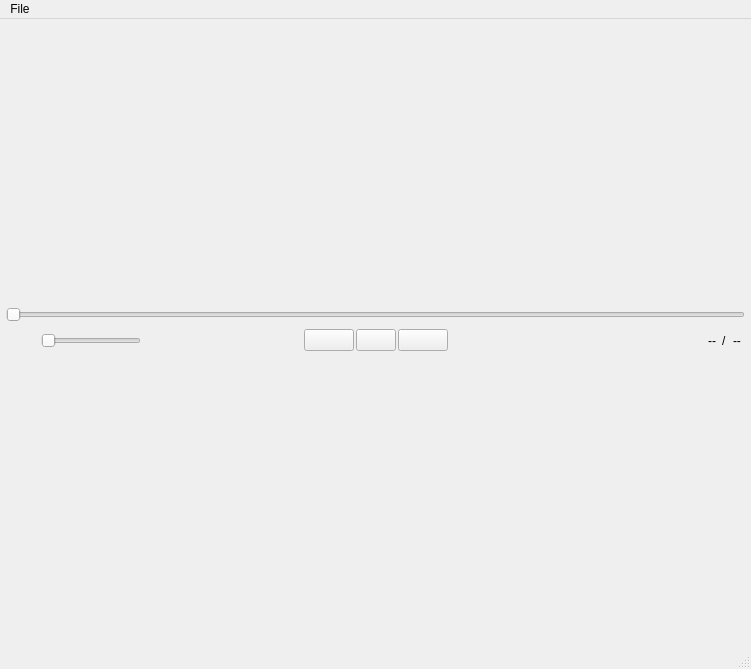
<?xml version="1.0" encoding="UTF-8"?>
<ui version="4.0">
 <class>MainWindow</class>
 <widget class="QMainWindow" name="MainWindow">
  <property name="enabled">
   <bool>true</bool>
  </property>
  <property name="geometry">
   <rect>
    <x>0</x>
    <y>0</y>
    <width>751</width>
    <height>669</height>
   </rect>
  </property>
  <property name="minimumSize">
   <size>
    <width>500</width>
    <height>500</height>
   </size>
  </property>
  <property name="cursor">
   <cursorShape>ArrowCursor</cursorShape>
  </property>
  <property name="windowTitle">
   <string>Mediaplayer</string>
  </property>
  <widget class="QWidget" name="centralwidget_layout">
   <layout class="QHBoxLayout" name="horizontalLayout_2">
    <property name="leftMargin">
     <number>0</number>
    </property>
    <property name="topMargin">
     <number>0</number>
    </property>
    <property name="rightMargin">
     <number>0</number>
    </property>
    <property name="bottomMargin">
     <number>5</number>
    </property>
    <item>
     <layout class="QVBoxLayout" name="verticalLayout">
      <item>
       <layout class="QGridLayout" name="bottomLayout">
        <property name="sizeConstraint">
         <enum>QLayout::SetDefaultConstraint</enum>
        </property>
        <item row="0" column="1">
         <widget class="QSlider" name="playerSlider">
          <property name="sizePolicy">
           <sizepolicy hsizetype="Expanding" vsizetype="Fixed">
            <horstretch>0</horstretch>
            <verstretch>0</verstretch>
           </sizepolicy>
          </property>
          <property name="pageStep">
           <number>1</number>
          </property>
          <property name="tracking">
           <bool>true</bool>
          </property>
          <property name="orientation">
           <enum>Qt::Horizontal</enum>
          </property>
         </widget>
        </item>
        <item row="1" column="0" colspan="3">
         <layout class="QGridLayout" name="gridLayout_3" columnstretch="1,0,1">
          <item row="0" column="2">
           <layout class="QGridLayout" name="gridLayout_4">
            <property name="sizeConstraint">
             <enum>QLayout::SetDefaultConstraint</enum>
            </property>
            <property name="rightMargin">
             <number>10</number>
            </property>
            <item row="0" column="2">
             <widget class="QLabel" name="label">
              <property name="sizePolicy">
               <sizepolicy hsizetype="Fixed" vsizetype="Preferred">
                <horstretch>0</horstretch>
                <verstretch>0</verstretch>
               </sizepolicy>
              </property>
              <property name="text">
               <string>/</string>
              </property>
             </widget>
            </item>
            <item row="0" column="1">
             <widget class="QLabel" name="positionLabel">
              <property name="text">
               <string>--</string>
              </property>
              <property name="alignment">
               <set>Qt::AlignRight|Qt::AlignTrailing|Qt::AlignVCenter</set>
              </property>
             </widget>
            </item>
            <item row="0" column="3">
             <widget class="QLabel" name="durationLabel">
              <property name="text">
               <string>--</string>
              </property>
             </widget>
            </item>
            <item row="0" column="0">
             <spacer name="horizontalSpacer">
              <property name="orientation">
               <enum>Qt::Horizontal</enum>
              </property>
              <property name="sizeHint" stdset="0">
               <size>
                <width>40</width>
                <height>20</height>
               </size>
              </property>
             </spacer>
            </item>
           </layout>
          </item>
          <item row="0" column="1">
           <layout class="QGridLayout" name="gridLayout_6">
            <property name="horizontalSpacing">
             <number>2</number>
            </property>
            <property name="verticalSpacing">
             <number>0</number>
            </property>
            <item row="1" column="1">
             <widget class="QPushButton" name="playButton">
              <property name="sizePolicy">
               <sizepolicy hsizetype="Maximum" vsizetype="Maximum">
                <horstretch>0</horstretch>
                <verstretch>0</verstretch>
               </sizepolicy>
              </property>
              <property name="minimumSize">
               <size>
                <width>0</width>
                <height>0</height>
               </size>
              </property>
              <property name="maximumSize">
               <size>
                <width>50</width>
                <height>50</height>
               </size>
              </property>
              <property name="cursor">
               <cursorShape>PointingHandCursor</cursorShape>
              </property>
              <property name="autoFillBackground">
               <bool>false</bool>
              </property>
              <property name="styleSheet">
               <string notr="true"/>
              </property>
              <property name="text">
               <string/>
              </property>
              <property name="icon">
               <iconset>
                <normaloff>resources/play.png</normaloff>resources/play.png</iconset>
              </property>
              <property name="iconSize">
               <size>
                <width>50</width>
                <height>50</height>
               </size>
              </property>
             </widget>
            </item>
            <item row="1" column="2">
             <widget class="QPushButton" name="forwardButton">
              <property name="sizePolicy">
               <sizepolicy hsizetype="Maximum" vsizetype="Maximum">
                <horstretch>0</horstretch>
                <verstretch>0</verstretch>
               </sizepolicy>
              </property>
              <property name="minimumSize">
               <size>
                <width>50</width>
                <height>0</height>
               </size>
              </property>
              <property name="maximumSize">
               <size>
                <width>50</width>
                <height>16777215</height>
               </size>
              </property>
              <property name="cursor">
               <cursorShape>PointingHandCursor</cursorShape>
              </property>
              <property name="text">
               <string/>
              </property>
              <property name="icon">
               <iconset>
                <normaloff>resources/forward.png</normaloff>resources/forward.png</iconset>
              </property>
              <property name="iconSize">
               <size>
                <width>40</width>
                <height>30</height>
               </size>
              </property>
             </widget>
            </item>
            <item row="1" column="0">
             <widget class="QPushButton" name="backButton">
              <property name="sizePolicy">
               <sizepolicy hsizetype="Maximum" vsizetype="Maximum">
                <horstretch>0</horstretch>
                <verstretch>0</verstretch>
               </sizepolicy>
              </property>
              <property name="minimumSize">
               <size>
                <width>50</width>
                <height>0</height>
               </size>
              </property>
              <property name="maximumSize">
               <size>
                <width>50</width>
                <height>16777215</height>
               </size>
              </property>
              <property name="cursor">
               <cursorShape>PointingHandCursor</cursorShape>
              </property>
              <property name="text">
               <string/>
              </property>
              <property name="icon">
               <iconset>
                <normaloff>resources/back.png</normaloff>resources/back.png</iconset>
              </property>
              <property name="iconSize">
               <size>
                <width>40</width>
                <height>30</height>
               </size>
              </property>
             </widget>
            </item>
           </layout>
          </item>
          <item row="0" column="0">
           <layout class="QGridLayout" name="gridLayout_5">
            <item row="0" column="0">
             <layout class="QHBoxLayout" name="horizontalLayout">
              <property name="leftMargin">
               <number>10</number>
              </property>
              <item>
               <widget class="QLabel" name="label_2">
                <property name="sizePolicy">
                 <sizepolicy hsizetype="Minimum" vsizetype="Minimum">
                  <horstretch>0</horstretch>
                  <verstretch>0</verstretch>
                 </sizepolicy>
                </property>
                <property name="minimumSize">
                 <size>
                  <width>25</width>
                  <height>25</height>
                 </size>
                </property>
                <property name="maximumSize">
                 <size>
                  <width>25</width>
                  <height>25</height>
                 </size>
                </property>
                <property name="text">
                 <string/>
                </property>
                <property name="pixmap">
                 <pixmap>resources/volume_on.png</pixmap>
                </property>
                <property name="scaledContents">
                 <bool>true</bool>
                </property>
                <property name="wordWrap">
                 <bool>false</bool>
                </property>
               </widget>
              </item>
              <item>
               <widget class="QSlider" name="horizontalSlider_2">
                <property name="sizePolicy">
                 <sizepolicy hsizetype="Minimum" vsizetype="Fixed">
                  <horstretch>0</horstretch>
                  <verstretch>0</verstretch>
                 </sizepolicy>
                </property>
                <property name="minimumSize">
                 <size>
                  <width>100</width>
                  <height>0</height>
                 </size>
                </property>
                <property name="orientation">
                 <enum>Qt::Horizontal</enum>
                </property>
               </widget>
              </item>
              <item>
               <spacer name="horizontalSpacer_2">
                <property name="orientation">
                 <enum>Qt::Horizontal</enum>
                </property>
                <property name="sizeHint" stdset="0">
                 <size>
                  <width>40</width>
                  <height>20</height>
                 </size>
                </property>
               </spacer>
              </item>
             </layout>
            </item>
           </layout>
          </item>
         </layout>
        </item>
       </layout>
      </item>
     </layout>
    </item>
   </layout>
  </widget>
  <widget class="QMenuBar" name="menubar">
   <property name="geometry">
    <rect>
     <x>0</x>
     <y>0</y>
     <width>751</width>
     <height>26</height>
    </rect>
   </property>
   <widget class="QMenu" name="menuFile">
    <property name="title">
     <string>File</string>
    </property>
    <addaction name="actionOpen"/>
   </widget>
   <addaction name="menuFile"/>
  </widget>
  <widget class="QStatusBar" name="statusBar"/>
  <action name="actionOpen">
   <property name="checkable">
    <bool>false</bool>
   </property>
   <property name="checked">
    <bool>false</bool>
   </property>
   <property name="enabled">
    <bool>true</bool>
   </property>
   <property name="icon">
    <iconset>
     <normaloff>resources/open_file.png</normaloff>resources/open_file.png</iconset>
   </property>
   <property name="text">
    <string>Open</string>
   </property>
   <property name="iconVisibleInMenu">
    <bool>true</bool>
   </property>
   <property name="shortcutVisibleInContextMenu">
    <bool>true</bool>
   </property>
  </action>
 </widget>
 <resources/>
 <connections/>
</ui>
